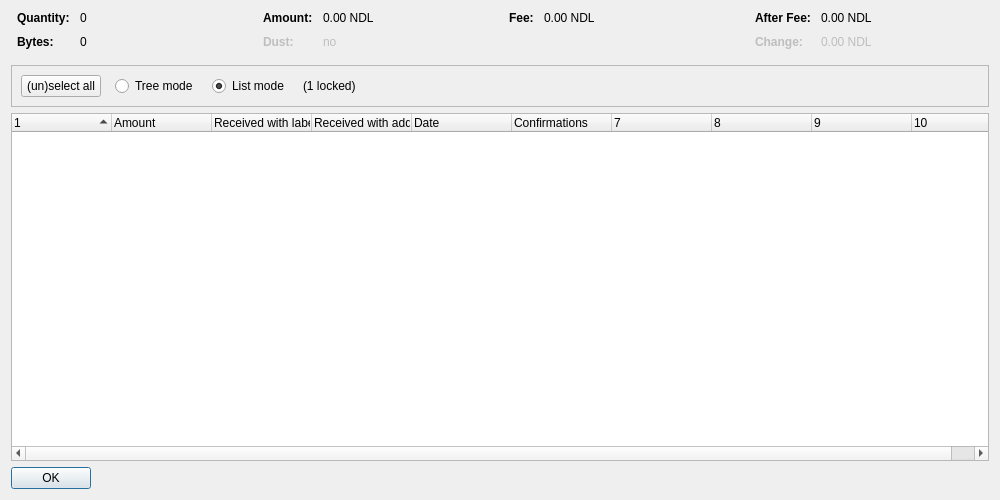
<?xml version="1.0" encoding="UTF-8"?>
<ui version="4.0">
 <class>CoinControlDialog</class>
 <widget class="QDialog" name="CoinControlDialog">
  <property name="geometry">
   <rect>
    <x>0</x>
    <y>0</y>
    <width>1000</width>
    <height>500</height>
   </rect>
  </property>
  <property name="windowTitle">
   <string>Coin Selection</string>
  </property>
  <layout class="QVBoxLayout" name="verticalLayout">
   <item>
    <layout class="QHBoxLayout" name="horizontalLayoutTop" stretch="0,0,0,0">
     <property name="topMargin">
      <number>0</number>
     </property>
     <property name="bottomMargin">
      <number>10</number>
     </property>
     <item>
      <layout class="QFormLayout" name="formLayoutCoinControl1">
       <property name="horizontalSpacing">
        <number>10</number>
       </property>
       <property name="verticalSpacing">
        <number>10</number>
       </property>
       <property name="leftMargin">
        <number>6</number>
       </property>
       <property name="rightMargin">
        <number>6</number>
       </property>
       <item row="0" column="0">
        <widget class="QLabel" name="labelCoinControlQuantityText">
         <property name="font">
          <font>
           <weight>75</weight>
           <bold>true</bold>
          </font>
         </property>
         <property name="text">
          <string>Quantity:</string>
         </property>
        </widget>
       </item>
       <item row="0" column="1">
        <widget class="QLabel" name="labelCoinControlQuantity">
         <property name="cursor">
          <cursorShape>IBeamCursor</cursorShape>
         </property>
         <property name="contextMenuPolicy">
          <enum>Qt::ActionsContextMenu</enum>
         </property>
         <property name="text">
          <string notr="true">0</string>
         </property>
         <property name="textInteractionFlags">
          <set>Qt::LinksAccessibleByMouse|Qt::TextSelectableByKeyboard|Qt::TextSelectableByMouse</set>
         </property>
        </widget>
       </item>
       <item row="1" column="0">
        <widget class="QLabel" name="labelCoinControlBytesText">
         <property name="font">
          <font>
           <weight>75</weight>
           <bold>true</bold>
          </font>
         </property>
         <property name="text">
          <string>Bytes:</string>
         </property>
        </widget>
       </item>
       <item row="1" column="1">
        <widget class="QLabel" name="labelCoinControlBytes">
         <property name="cursor">
          <cursorShape>IBeamCursor</cursorShape>
         </property>
         <property name="contextMenuPolicy">
          <enum>Qt::ActionsContextMenu</enum>
         </property>
         <property name="text">
          <string notr="true">0</string>
         </property>
         <property name="textInteractionFlags">
          <set>Qt::LinksAccessibleByMouse|Qt::TextSelectableByKeyboard|Qt::TextSelectableByMouse</set>
         </property>
        </widget>
       </item>
      </layout>
     </item>
     <item>
      <layout class="QFormLayout" name="formLayoutCoinControl2">
       <property name="horizontalSpacing">
        <number>10</number>
       </property>
       <property name="verticalSpacing">
        <number>10</number>
       </property>
       <property name="leftMargin">
        <number>6</number>
       </property>
       <property name="rightMargin">
        <number>6</number>
       </property>
       <item row="0" column="0">
        <widget class="QLabel" name="labelCoinControlAmountText">
         <property name="font">
          <font>
           <weight>75</weight>
           <bold>true</bold>
          </font>
         </property>
         <property name="text">
          <string>Amount:</string>
         </property>
        </widget>
       </item>
       <item row="0" column="1">
        <widget class="QLabel" name="labelCoinControlAmount">
         <property name="cursor">
          <cursorShape>IBeamCursor</cursorShape>
         </property>
         <property name="contextMenuPolicy">
          <enum>Qt::ActionsContextMenu</enum>
         </property>
         <property name="text">
          <string notr="true">0.00 NDL</string>
         </property>
         <property name="textInteractionFlags">
          <set>Qt::LinksAccessibleByMouse|Qt::TextSelectableByKeyboard|Qt::TextSelectableByMouse</set>
         </property>
        </widget>
       </item>
       <item row="1" column="0">
        <widget class="QLabel" name="labelCoinControlLowOutputText">
         <property name="enabled">
          <bool>false</bool>
         </property>
         <property name="font">
          <font>
           <weight>75</weight>
           <bold>true</bold>
          </font>
         </property>
         <property name="text">
          <string>Dust:</string>
         </property>
        </widget>
       </item>
       <item row="1" column="1">
        <widget class="QLabel" name="labelCoinControlLowOutput">
         <property name="enabled">
          <bool>false</bool>
         </property>
         <property name="cursor">
          <cursorShape>IBeamCursor</cursorShape>
         </property>
         <property name="contextMenuPolicy">
          <enum>Qt::ActionsContextMenu</enum>
         </property>
         <property name="text">
          <string notr="true">no</string>
         </property>
         <property name="textInteractionFlags">
          <set>Qt::LinksAccessibleByMouse|Qt::TextSelectableByKeyboard|Qt::TextSelectableByMouse</set>
         </property>
        </widget>
       </item>
      </layout>
     </item>
     <item>
      <layout class="QFormLayout" name="formLayoutCoinControl3">
       <property name="horizontalSpacing">
        <number>10</number>
       </property>
       <property name="verticalSpacing">
        <number>10</number>
       </property>
       <property name="leftMargin">
        <number>6</number>
       </property>
       <property name="rightMargin">
        <number>6</number>
       </property>
       <item row="0" column="0">
        <widget class="QLabel" name="labelCoinControlFeeText">
         <property name="font">
          <font>
           <weight>75</weight>
           <bold>true</bold>
          </font>
         </property>
         <property name="text">
          <string>Fee:</string>
         </property>
        </widget>
       </item>
       <item row="0" column="1">
        <widget class="QLabel" name="labelCoinControlFee">
         <property name="cursor">
          <cursorShape>IBeamCursor</cursorShape>
         </property>
         <property name="contextMenuPolicy">
          <enum>Qt::ActionsContextMenu</enum>
         </property>
         <property name="text">
          <string notr="true">0.00 NDL</string>
         </property>
         <property name="textInteractionFlags">
          <set>Qt::LinksAccessibleByMouse|Qt::TextSelectableByKeyboard|Qt::TextSelectableByMouse</set>
         </property>
        </widget>
       </item>
      </layout>
     </item>
     <item>
      <layout class="QFormLayout" name="formLayoutCoinControl4">
       <property name="horizontalSpacing">
        <number>10</number>
       </property>
       <property name="verticalSpacing">
        <number>10</number>
       </property>
       <property name="leftMargin">
        <number>6</number>
       </property>
       <property name="rightMargin">
        <number>6</number>
       </property>
       <item row="0" column="0">
        <widget class="QLabel" name="labelCoinControlAfterFeeText">
         <property name="font">
          <font>
           <weight>75</weight>
           <bold>true</bold>
          </font>
         </property>
         <property name="text">
          <string>After Fee:</string>
         </property>
        </widget>
       </item>
       <item row="0" column="1">
        <widget class="QLabel" name="labelCoinControlAfterFee">
         <property name="cursor">
          <cursorShape>IBeamCursor</cursorShape>
         </property>
         <property name="contextMenuPolicy">
          <enum>Qt::ActionsContextMenu</enum>
         </property>
         <property name="text">
          <string notr="true">0.00 NDL</string>
         </property>
         <property name="textInteractionFlags">
          <set>Qt::LinksAccessibleByMouse|Qt::TextSelectableByKeyboard|Qt::TextSelectableByMouse</set>
         </property>
        </widget>
       </item>
       <item row="1" column="0">
        <widget class="QLabel" name="labelCoinControlChangeText">
         <property name="enabled">
          <bool>false</bool>
         </property>
         <property name="font">
          <font>
           <weight>75</weight>
           <bold>true</bold>
          </font>
         </property>
         <property name="text">
          <string>Change:</string>
         </property>
        </widget>
       </item>
       <item row="1" column="1">
        <widget class="QLabel" name="labelCoinControlChange">
         <property name="enabled">
          <bool>false</bool>
         </property>
         <property name="cursor">
          <cursorShape>IBeamCursor</cursorShape>
         </property>
         <property name="contextMenuPolicy">
          <enum>Qt::ActionsContextMenu</enum>
         </property>
         <property name="text">
          <string notr="true">0.00 NDL</string>
         </property>
         <property name="textInteractionFlags">
          <set>Qt::LinksAccessibleByMouse|Qt::TextSelectableByKeyboard|Qt::TextSelectableByMouse</set>
         </property>
        </widget>
       </item>
      </layout>
     </item>
    </layout>
   </item>
   <item>
    <widget class="QFrame" name="frame">
     <property name="minimumSize">
      <size>
       <width>0</width>
       <height>40</height>
      </size>
     </property>
     <property name="frameShape">
      <enum>QFrame::StyledPanel</enum>
     </property>
     <property name="frameShadow">
      <enum>QFrame::Sunken</enum>
     </property>
     <layout class="QHBoxLayout" name="horizontalLayout">
      <item>
       <layout class="QHBoxLayout" name="horizontalLayoutPanel" stretch="0,0,0,0,0">
        <property name="spacing">
         <number>14</number>
        </property>
        <item>
         <widget class="QPushButton" name="pushButtonSelectAll">
          <property name="sizePolicy">
           <sizepolicy hsizetype="Maximum" vsizetype="Fixed">
            <horstretch>0</horstretch>
            <verstretch>0</verstretch>
           </sizepolicy>
          </property>
          <property name="text">
           <string>(un)select all</string>
          </property>
          <property name="autoDefault">
           <bool>false</bool>
          </property>
         </widget>
        </item>
        <item>
         <widget class="QRadioButton" name="radioTreeMode">
          <property name="sizePolicy">
           <sizepolicy hsizetype="Maximum" vsizetype="Fixed">
            <horstretch>0</horstretch>
            <verstretch>0</verstretch>
           </sizepolicy>
          </property>
          <property name="text">
           <string>Tree mode</string>
          </property>
         </widget>
        </item>
        <item>
         <widget class="QRadioButton" name="radioListMode">
          <property name="sizePolicy">
           <sizepolicy hsizetype="Maximum" vsizetype="Fixed">
            <horstretch>0</horstretch>
            <verstretch>0</verstretch>
           </sizepolicy>
          </property>
          <property name="text">
           <string>List mode</string>
          </property>
          <property name="checked">
           <bool>true</bool>
          </property>
         </widget>
        </item>
        <item>
         <widget class="QLabel" name="labelLocked">
          <property name="text">
           <string notr="true">(1 locked)</string>
          </property>
         </widget>
        </item>
        <item>
         <spacer name="horizontalSpacer">
          <property name="orientation">
           <enum>Qt::Horizontal</enum>
          </property>
          <property name="sizeHint" stdset="0">
           <size>
            <width>40</width>
            <height>20</height>
           </size>
          </property>
         </spacer>
        </item>
       </layout>
      </item>
     </layout>
    </widget>
   </item>
   <item>
    <widget class="CoinControlTreeWidget" name="treeWidget">
     <property name="contextMenuPolicy">
      <enum>Qt::CustomContextMenu</enum>
     </property>
     <property name="sortingEnabled">
      <bool>false</bool>
     </property>
     <property name="columnCount">
      <number>10</number>
     </property>
     <attribute name="headerShowSortIndicator" stdset="0">
      <bool>true</bool>
     </attribute>
     <attribute name="headerStretchLastSection">
      <bool>false</bool>
     </attribute>
     <column>
      <property name="text">
       <string/>
      </property>
     </column>
     <column>
      <property name="text">
       <string>Amount</string>
      </property>
     </column>
     <column>
      <property name="text">
       <string>Received with label</string>
      </property>
     </column>
     <column>
      <property name="text">
       <string>Received with address</string>
      </property>
     </column>
     <column>
      <property name="text">
       <string>Date</string>
      </property>
     </column>
     <column>
      <property name="text">
       <string>Confirmations</string>
      </property>
      <property name="toolTip">
       <string>Confirmed</string>
      </property>
     </column>
     <column>
      <property name="text">
       <string/>
      </property>
     </column>
     <column>
      <property name="text">
       <string/>
      </property>
     </column>
     <column>
      <property name="text">
       <string/>
      </property>
     </column>
     <column>
      <property name="text">
       <string/>
      </property>
     </column>
    </widget>
   </item>
   <item>
    <widget class="QDialogButtonBox" name="buttonBox">
     <property name="sizePolicy">
      <sizepolicy hsizetype="Maximum" vsizetype="Fixed">
       <horstretch>0</horstretch>
       <verstretch>0</verstretch>
      </sizepolicy>
     </property>
     <property name="orientation">
      <enum>Qt::Horizontal</enum>
     </property>
     <property name="standardButtons">
      <set>QDialogButtonBox::Ok</set>
     </property>
    </widget>
   </item>
  </layout>
 </widget>
 <customwidgets>
  <customwidget>
   <class>CoinControlTreeWidget</class>
   <extends>QTreeWidget</extends>
   <header>qt/coincontroltreewidget.h</header>
  </customwidget>
 </customwidgets>
 <resources/>
 <connections/>
</ui>
